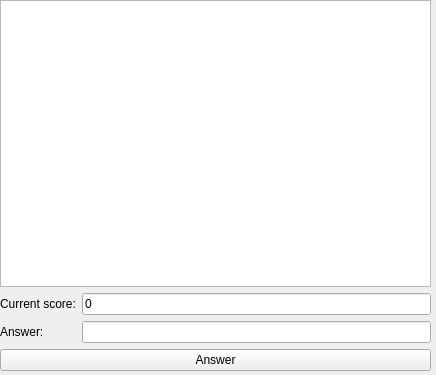
<?xml version="1.0" encoding="UTF-8"?>
<ui version="4.0">
 <class>ParticipantWindow</class>
 <widget class="QWidget" name="ParticipantWindow">
  <property name="geometry">
   <rect>
    <x>0</x>
    <y>0</y>
    <width>436</width>
    <height>375</height>
   </rect>
  </property>
  <property name="windowTitle">
   <string>Form</string>
  </property>
  <widget class="QWidget" name="verticalLayoutWidget">
   <property name="geometry">
    <rect>
     <x>0</x>
     <y>0</y>
     <width>431</width>
     <height>371</height>
    </rect>
   </property>
   <layout class="QVBoxLayout" name="verticalLayout">
    <item>
     <widget class="QTableView" name="tableView"/>
    </item>
    <item>
     <layout class="QFormLayout" name="formLayout">
      <item row="1" column="0">
       <widget class="QLabel" name="label">
        <property name="text">
         <string>Answer:</string>
        </property>
       </widget>
      </item>
      <item row="1" column="1">
       <widget class="QLineEdit" name="lineEdit"/>
      </item>
      <item row="0" column="0">
       <widget class="QLabel" name="label_2">
        <property name="text">
         <string>Current score:</string>
        </property>
       </widget>
      </item>
      <item row="0" column="1">
       <widget class="QLineEdit" name="lineEdit_2">
        <property name="text">
         <string>0</string>
        </property>
        <property name="readOnly">
         <bool>true</bool>
        </property>
       </widget>
      </item>
     </layout>
    </item>
    <item>
     <widget class="QPushButton" name="pushButton">
      <property name="text">
       <string>Answer</string>
      </property>
     </widget>
    </item>
   </layout>
  </widget>
 </widget>
 <resources/>
 <connections/>
</ui>
